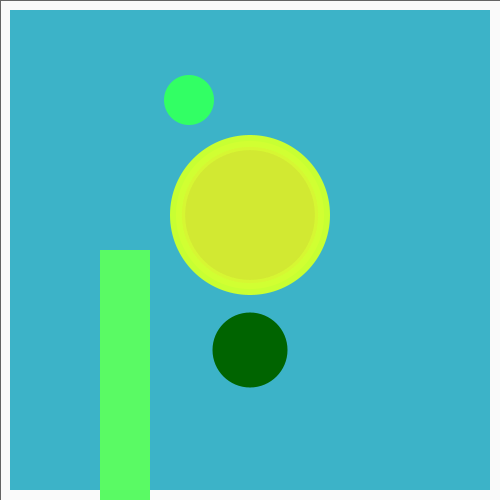
Frame 1 (no input)
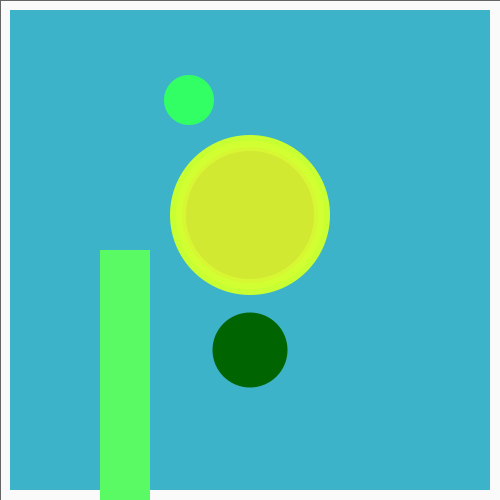
Frame 60 (the mouse pressed at the canvas centre just before this capture)
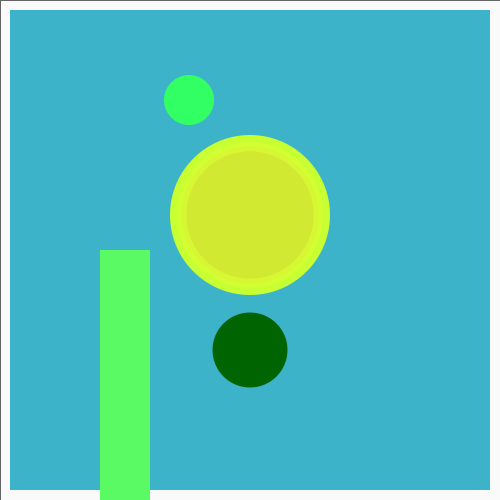
Frame 120 (the mouse held since frame 60 and released just before this capture)

The Processing sketch that drew these frames (run headless with seeded random() and noise(); from frame 60 on, the mouse is pressed at the canvas centre):

// Processing sketch: sketch_211029c
// ── sketch_211029c.pde
void setup() {
  size(500, 500);
}

void draw() {
  background(250);
  noStroke();

  push();
  fill(250);
  stroke(100);
  rect(0, 0, 500, 500);
  pop();

  fill(60, 179, 200);
  rect(10, 10, 480, 480);

  fill(90, 250, 100);
  rect(100, 250, 50, 500);

  fill(50, 255, 100);
  circle(189, 100, 50);

  fill(0, 100, 0);
  circle(250, 350, 75);

  fill(200, 255, 50);
  circle(250, 215, 160);

  fill(255, 255, 50, 40);
  circle(250, 215, random(145, 150));
  fill(225, 225, 50, 70);
  circle(250, 215, random(135, 140));
  fill(200, 200, 50, 80);
  circle(250, 215, random(125, 130));
}
